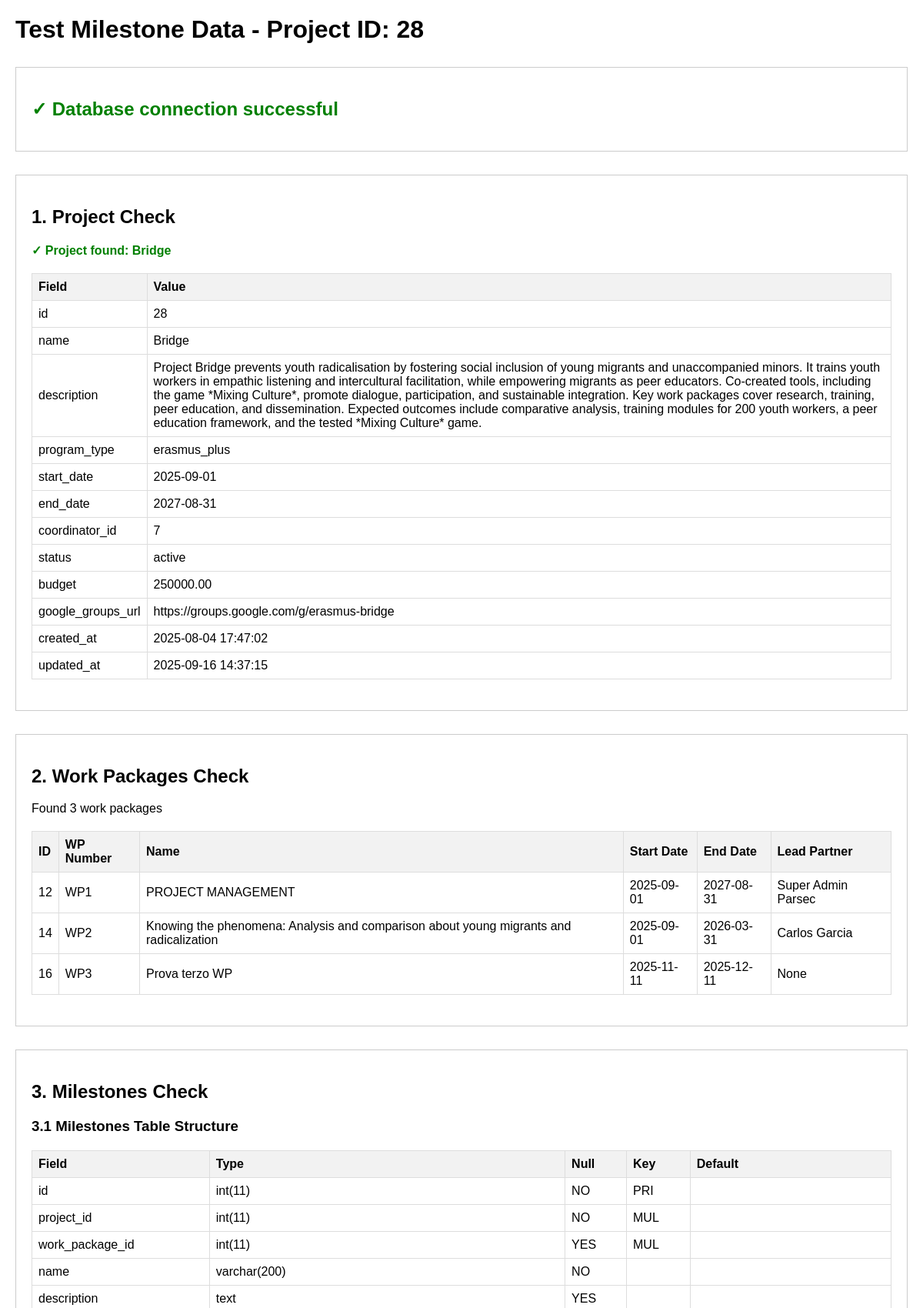
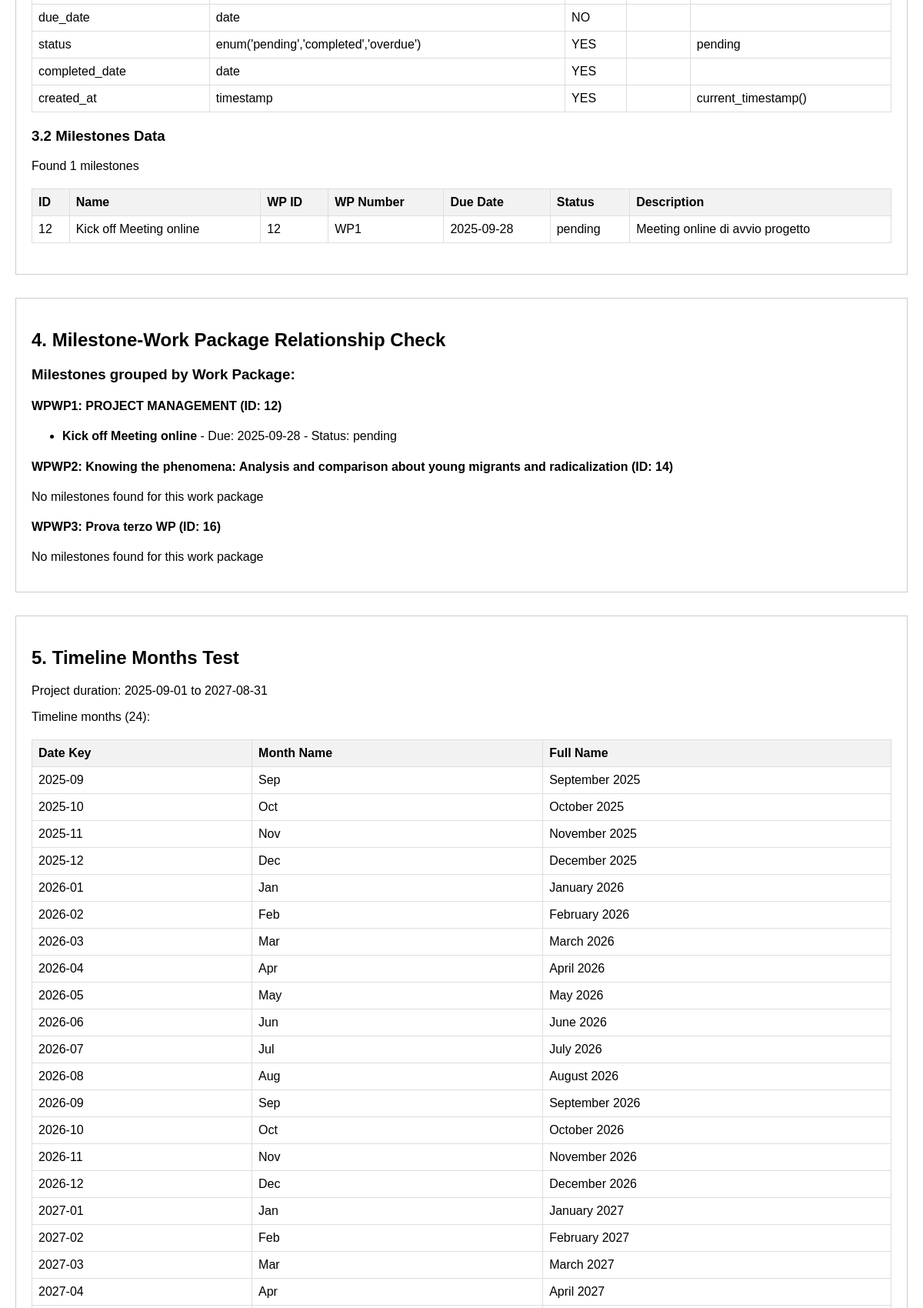
The app's page /pages/test_milestone_data.php?id=28 (upper part) with its own data (2 pictures, top to bottom).
### tables this page shows
CREATE TABLE `projects` (
  `id` int(11) NOT NULL,
  `name` varchar(200) NOT NULL,
  `description` text DEFAULT NULL,
  `program_type` varchar(50) DEFAULT NULL,
  `start_date` date DEFAULT NULL,
  `end_date` date DEFAULT NULL,
  `coordinator_id` int(11) DEFAULT NULL,
  `status` enum('planning','active','suspended','completed') DEFAULT 'planning',
  `budget` decimal(12,2) DEFAULT NULL,
  `google_groups_url` varchar(500) DEFAULT NULL COMMENT 'URL del Google Group associato al progetto',
  `created_at` timestamp NULL DEFAULT current_timestamp(),
  `updated_at` timestamp NULL DEFAULT current_timestamp() ON UPDATE current_timestamp()
);

CREATE TABLE `work_packages` (
  `id` int(11) NOT NULL,
  `project_id` int(11) NOT NULL,
  `wp_number` varchar(10) NOT NULL,
  `name` varchar(200) NOT NULL,
  `description` text DEFAULT NULL,
  `lead_partner_id` int(11) DEFAULT NULL,
  `start_date` date DEFAULT NULL,
  `end_date` date DEFAULT NULL,
  `budget` decimal(10,2) DEFAULT NULL,
  `status` enum('not_started','in_progress','completed','delayed') DEFAULT 'not_started',
  `progress` decimal(5,2) DEFAULT 0.00,
  `created_at` timestamp NULL DEFAULT current_timestamp()
);

CREATE TABLE `users` (
  `id` int(11) NOT NULL,
  `username` varchar(50) NOT NULL,
  `email` varchar(100) NOT NULL,
  `password` varchar(255) NOT NULL,
  `full_name` varchar(100) NOT NULL,
  `role` enum('super_admin','coordinator','partner','admin') NOT NULL,
  `partner_id` int(11) DEFAULT NULL,
  `created_at` timestamp NULL DEFAULT current_timestamp(),
  `updated_at` timestamp NULL DEFAULT current_timestamp() ON UPDATE current_timestamp(),
  `is_active` tinyint(1) DEFAULT 1
);

CREATE TABLE `milestones` (
  `id` int(11) NOT NULL,
  `project_id` int(11) NOT NULL,
  `work_package_id` int(11) DEFAULT NULL,
  `name` varchar(200) NOT NULL,
  `description` text DEFAULT NULL,
  `due_date` date NOT NULL,
  `status` enum('pending','completed','overdue') DEFAULT 'pending',
  `completed_date` date DEFAULT NULL,
  `created_at` timestamp NULL DEFAULT current_timestamp()
);

### pages/test_milestone_data.php (the view, shortened to what this page needs)
<?php
$project_id = isset($_GET['id']) ? (int)$_GET['id'] : 1;
echo "<h1>Test Milestone Data - Project ID: $project_id</h1>";
try {
    $database = new Database();
    $conn = $database->connect();
    echo "<div class='section'><h2 class='success'>✓ Database connection successful</h2></div>";
    echo "<div class='section'>";
    echo "<h2>1. Project Check</h2>";
    $project_stmt = $conn->prepare("SELECT * FROM projects WHERE id = ?");
    $project_stmt->execute([$project_id]);
    $project = $project_stmt->fetch();
    if ($project) {
        echo "<p class='success'>✓ Project found: " . htmlspecialchars($project['name']) . "</p>";
        echo "<table>";
        echo "<tr><th>Field</th><th>Value</th></tr>";
        foreach ($project as $key => $value) {
            echo "<tr><td>$key</td><td>" . htmlspecialchars($value) . "</td></tr>";
        }
        echo "</table>";
    } else {
        echo "<p class='error'>✗ Project not found with ID: $project_id</p>";
        exit;
    }
    echo "</div>";
    echo "<div class='section'>";
    echo "<h2>2. Work Packages Check</h2>";
    $wp_stmt = $conn->prepare("
        SELECT wp.*,
               u.full_name as lead_partner_name,
               part.name as lead_organization
        FROM work_packages wp
        LEFT JOIN users u ON wp.lead_partner_id = u.id
        LEFT JOIN partners part ON u.partner_id = part.id
        WHERE wp.project_id = ?
        ORDER BY wp.wp_number
    ");
    $wp_stmt->execute([$project_id]);
    $work_packages = $wp_stmt->fetchAll();
    echo "<p>Found " . count($work_packages) . " work packages</p>";
    if (count($work_packages) > 0) {
        echo "<table>";
        echo "<tr><th>ID</th><th>WP Number</th><th>Name</th><th>Start Date</th><th>End Date</th><th>Lead Partner</th></tr>";
        foreach ($work_packages as $wp) {
            echo "<tr>";
            echo "<td>" . $wp['id'] . "</td>";
            echo "<td>" . $wp['wp_number'] . "</td>";
            echo "<td>" . htmlspecialchars($wp['name']) . "</td>";
            echo "<td>" . $wp['start_date'] . "</td>";
            echo "<td>" . $wp['end_date'] . "</td>";
            echo "<td>" . htmlspecialchars($wp['lead_partner_name'] ?? 'None') . "</td>";
            echo "</tr>";
        }
        echo "</table>";
    } else {
        echo "<p class='warning'>⚠ No work packages found</p>";
    }
    echo "</div>";
    echo "<div class='section'>";
    echo "<h2>3. Milestones Check</h2>";
    echo "<h3>3.1 Milestones Table Structure</h3>";
    $structure_stmt = $conn->prepare("DESCRIBE milestones");
    $structure_stmt->execute();
    $columns = $structure_stmt->fetchAll();
    echo "<table>";
    echo "<tr><th>Field</th><th>Type</th><th>Null</th><th>Key</th><th>Default</th></tr>";
    foreach ($columns as $col) {
        echo "<tr>";
        echo "<td>" . $col['Field'] . "</td>";
        echo "<td>" . $col['Type'] . "</td>";
        echo "<td>" . $col['Null'] . "</td>";
        echo "<td>" . $col['Key'] . "</td>";
        echo "<td>" . $col['Default'] . "</td>";
        echo "</tr>";
    }
    echo "</table>";
    echo "<h3>3.2 Milestones Data</h3>";
    $milestones_stmt = $conn->prepare("
        SELECT m.*,
               wp.wp_number,
               wp.name as wp_name
        FROM milestones m
        LEFT JOIN work_packages wp ON m.work_package_id = wp.id
        WHERE m.project_id = ?
        ORDER BY m.due_date ASC
    ");
    $milestones_stmt->execute([$project_id]);
    $milestones = $milestones_stmt->fetchAll();
    echo "<p>Found " . count($milestones) . " milestones</p>";
    if (count($milestones) > 0) {
        echo "<table>";
        echo "<tr><th>ID</th><th>Name</th><th>WP ID</th><th>WP Number</th><th>Due Date</th><th>Status</th><th>Description</th></tr>";
        foreach ($milestones as $milestone) {
            echo "<tr>";
            echo "<td>" . $milestone['id'] . "</td>";
            echo "<td>" . htmlspecialchars($milestone['name']) . "</td>";
            echo "<td>" . $milestone['work_package_id'] . "</td>";
            echo "<td>" . ($milestone['wp_number'] ?? 'NULL') . "</td>";
            echo "<td>" . ($milestone['due_date'] ?? 'NULL') . "</td>";
            echo "<td>" . htmlspecialchars($milestone['status'] ?? 'NULL') . "</td>";
            echo "<td>" . htmlspecialchars($milestone['description'] ?? 'NULL') . "</td>";
            echo "</tr>";
        }
        echo "</table>";
    } else {
        echo "<p class='warning'>⚠ No milestones found</p>";
    }
    echo "</div>";
    echo "<div class='section'>";
    echo "<h2>4. Milestone-Work Package Relationship Check</h2>";
    if (count($milestones) > 0 && count($work_packages) > 0) {
        echo "<h3>Milestones grouped by Work Package:</h3>";
        foreach ($work_packages as $wp) {
            echo "<h4>WP" . $wp['wp_number'] . ": " . htmlspecialchars($wp['name']) . " (ID: " . $wp['id'] . ")</h4>";
            $wp_milestones = array_filter($milestones, function($m) use ($wp) {
                return $m['work_package_id'] == $wp['id'];
            });
            if (count($wp_milestones) > 0) {
                echo "<ul>";
                foreach ($wp_milestones as $milestone) {
                    echo "<li>";
                    echo "<strong>" . htmlspecialchars($milestone['name']) . "</strong>";
                    echo " - Due: " . ($milestone['due_date'] ?? 'NULL');
                    echo " - Status: " . htmlspecialchars($milestone['status'] ?? 'NULL');
                    echo "</li>";
                }
                echo "</ul>";
            } else {
                echo "<p>No milestones found for this work package</p>";
            }
        }
    }
    echo "</div>";
    echo "<div class='section'>";
    echo "<h2>5. Timeline Months Test</h2>";
    if ($project) {
        $project_start = new DateTime($project['start_date']);
        $project_end = new DateTime($project['end_date']);
        echo "<p>Project duration: " . $project['start_date'] . " to " . $project['end_date'] . "</p>";
        $timeline_months = [];
        $current_date = clone $project_start;
        $current_date->modify('first day of this month');
        while ($current_date <= $project_end) {
            $timeline_months[] = [
                'year' => $current_date->format('Y'),
                'month' => $current_date->format('n'),
                'month_name' => $current_date->format('M'),
                'full_name' => $current_date->format('F Y'),
                'date_key' => $current_date->format('Y-m')
            ];
            $current_date->modify('+1 month');
        }
        echo "<p>Timeline months (" . count($timeline_months) . "):</p>";
        echo "<table>";
        echo "<tr><th>Date Key</th><th>Month Name</th><th>Full Name</th></tr>";
        foreach ($timeline_months as $month) {
            echo "<tr>";
            echo "<td>" . $month['date_key'] . "</td>";
            echo "<td>" . $month['month_name'] . "</td>";
            echo "<td>" . $month['full_name'] . "</td>";
            echo "</tr>";
        }
        echo "</table>";
    }
    echo "</div>";
} catch (Exception $e) {
    echo "<div class='section'>";
    echo "<h2 class='error'>✗ Error occurred:</h2>";
    echo "<p class='error'>" . $e->getMessage() . "</p>";
    echo "</div>";
}
?>

### pages/test_milestone_data.php (style rules this page uses)
table { border-collapse: collapse; width: 100%; margin: 20px 0; }
th, td { border: 1px solid #ddd; padding: 8px; text-align: left; }
th { background-color: #f2f2f2; }
.section { margin: 30px 0; padding: 20px; border: 1px solid #ccc; }
.success { color: green; font-weight: bold; }

### records on screen
projects: name "Bridge", id "28", description "Project Bridge prevents youth radicalisation by fostering social inclusion of young migrants and unaccompanied minors. It trains youth workers in empathic listening and intercultural facilitation, while empowering migrants as peer educators. Co-created tools, including the game *Mixing Culture*, promote dialogue, participation, and sustainable integration. Key work packages cover research, training, peer education, and dissemination. Expected outcomes include comparative analysis, training modules for 200 youth workers, a peer education framework, and the tested *Mixing Culture* game.", program_type "erasmus_plus", start_date "2025-09-01", end_date "2027-08-31", coordinator "7", status "active", budget "250000.00", google_groups_url "https://groups.google.com/g/erasmus-bridge", created_at "2025-08-04 17:47:02", updated_at "2025-09-16 14:37:15"
work_packages: id "12", wp_number "WP1", name "PROJECT MANAGEMENT", start_date "2025-09-01", end_date "2027-08-31", users.full_name "Super Admin Parsec"
work_packages: id "14", wp_number "WP2", name "Knowing the phenomena: Analysis and comparison about young migrants and radicalization", start_date "2025-09-01", end_date "2026-03-31", users.full_name "Carlos Garcia", shows "No milestones found for this work package"
work_packages: id "16", wp_number "WP3", name "Prova terzo WP", start_date "2025-11-11", end_date "2025-12-11", lead_partner_name "None", shows "No milestones found for this work package"
milestones: id "12", name "Kick off Meeting online", work_package "12", work_package.wp_number "WP1", due_date "2025-09-28", status "pending", description "Meeting online di avvio progetto"

### other values on screen
$project_id "28"
$key "id"
$key "name"
$key "description"
$key "program_type"
$key "start_date"
$key "end_date"
$key "coordinator_id"
$key "status"
$key "budget"
$key "google_groups_url"
$key "created_at"
$key "updated_at"
count($work_packages) "3"
$col['Field'] "id"
